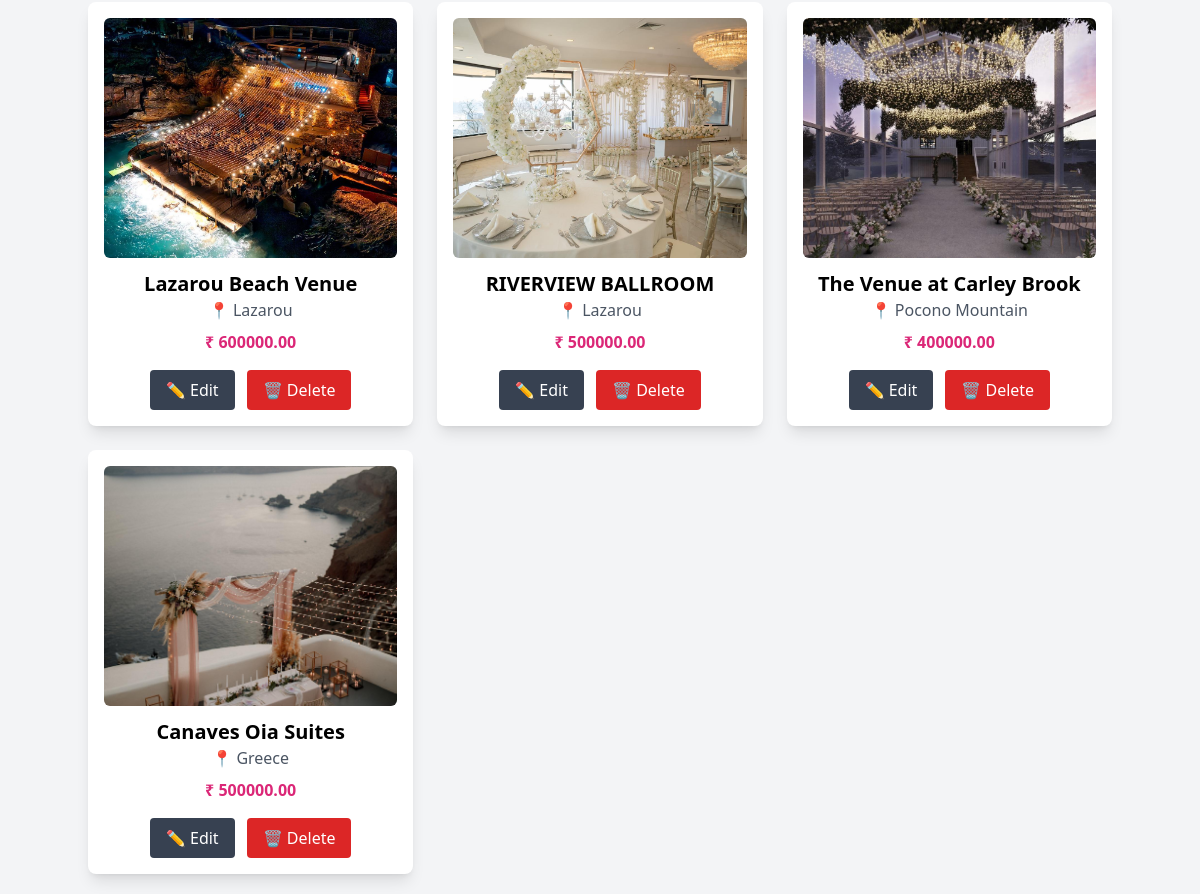
Before: /shop_destination_weddings (lower part) with the older database file.
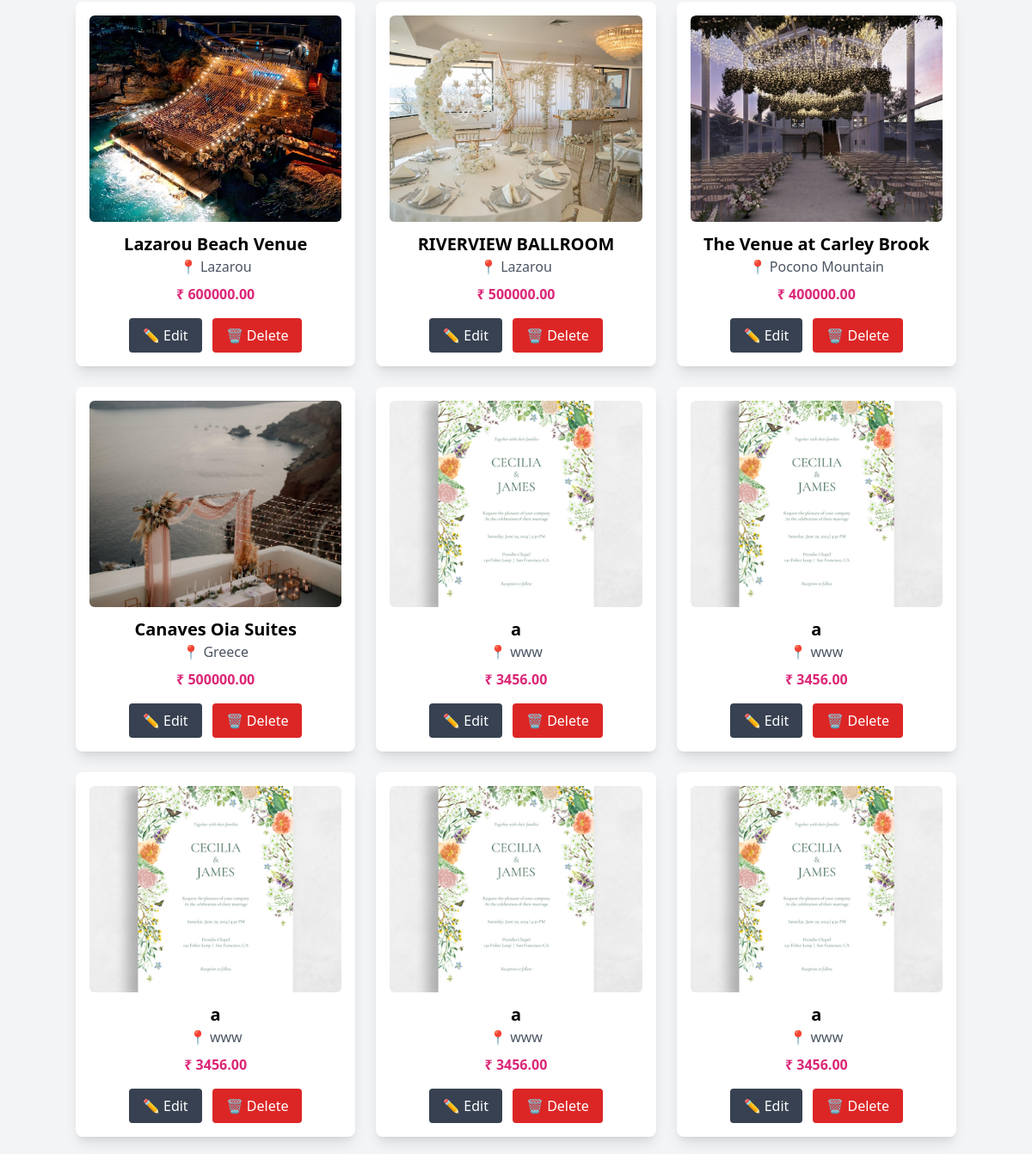
After: the same page with the newer database file.
### app/models.py (models this page shows, shortened)
class DestinationWedding(models.Model):
    name = models.CharField(max_length=255)
    about = models.TextField()
    img = models.FileField()
    location = models.CharField(max_length=255)
    package_price = models.DecimalField(max_digits=10, decimal_places=2)

### app/views.py (the view)
# urls.py: path("shop_destination_weddings",views.shop_destination_weddings, name="shop_destination_weddings"),
def shop_destination_weddings(req):
    weddings = DestinationWedding.objects.all()
    return render(req, "shop/des_wedding.html", {"weddings": weddings})

### templates/shop/des_wedding.html (shortened to what this page needs)
<!DOCTYPE html>
<html lang="en">
<head>
    <script src="https://cdn.tailwindcss.com"></script>
</head>
<body class="bg-gray-100 p-5">
    <div class="container mx-auto">
        <div class="grid md:grid-cols-3 sm:grid-cols-2 grid-cols-1 gap-6">
            {% for wedding in weddings %}
            <div class="bg-white shadow-lg rounded-lg p-4 text-center">
                <img src="{{ wedding.img.url }}" alt="{{ wedding.name }}" class="w-full h-60 object-cover rounded-md">
                <h2 class="text-xl font-semibold mt-3">{{ wedding.name }}</h2>
                <p class="text-gray-600">📍 {{ wedding.location }}</p>
                <p class="text-pink-600 font-bold mt-2">₹ {{ wedding.package_price }}</p>
                <div class="flex justify-center gap-3 mt-4">
                    <a href="{% url 'edit_wedding' wedding.id %}" class="bg-gray-700 text-white px-4 py-2 rounded flex items-center">
                        ✏️ Edit
                    </a>
                    <a href="{% url 'delete_wedding' wedding.id %}" class="bg-red-600 text-white px-4 py-2 rounded flex items-center" onclick="return confirm('Are you sure?');">
                        🗑 Delete
                    </a>
                </div>
            </div>
            {% endfor %}
        </div>
    </div>
</body>
</html>

Changed rows visible on the page:
added DestinationWedding: img (picture), name "a", location "www", package_price "3456.00"
added DestinationWedding: img (picture), name "a", location "www", package_price "3456.00"
added DestinationWedding: img (picture), name "a", location "www", package_price "3456.00"
added DestinationWedding: img (picture), name "a", location "www", package_price "3456.00"
added DestinationWedding: img (picture), name "a", location "www", package_price "3456.00"
